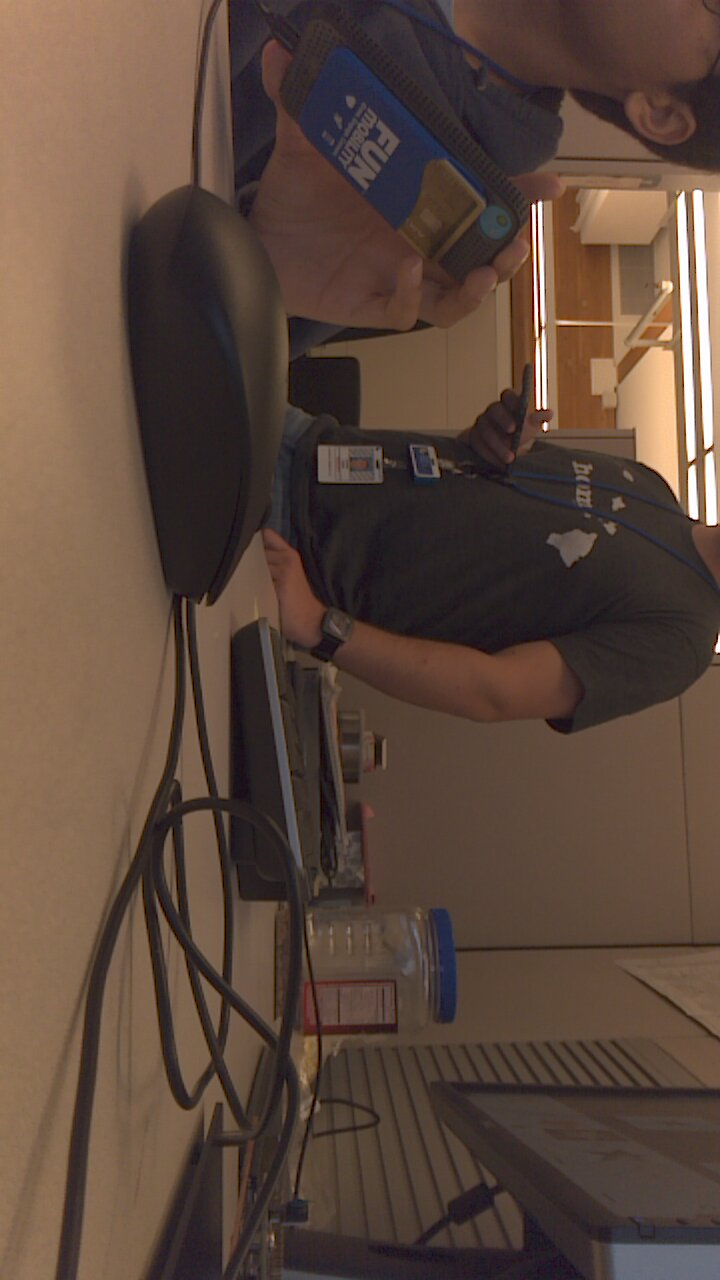
#> input picture image.jpg, 720 x 1280 px
$ python imgtotxt.py   (Python 2 division)
#> lines starting #> are read from the running program, lines starting #| are printed output that depends on the picture; after the words box and inside, x2 and y2 are one past the last pixel; in counts of white or black regions, pixels touching at a corner belong together
import numpy as np
import cv2

# Load an color image in grayscale
img = cv2.imread('image.jpg',0)
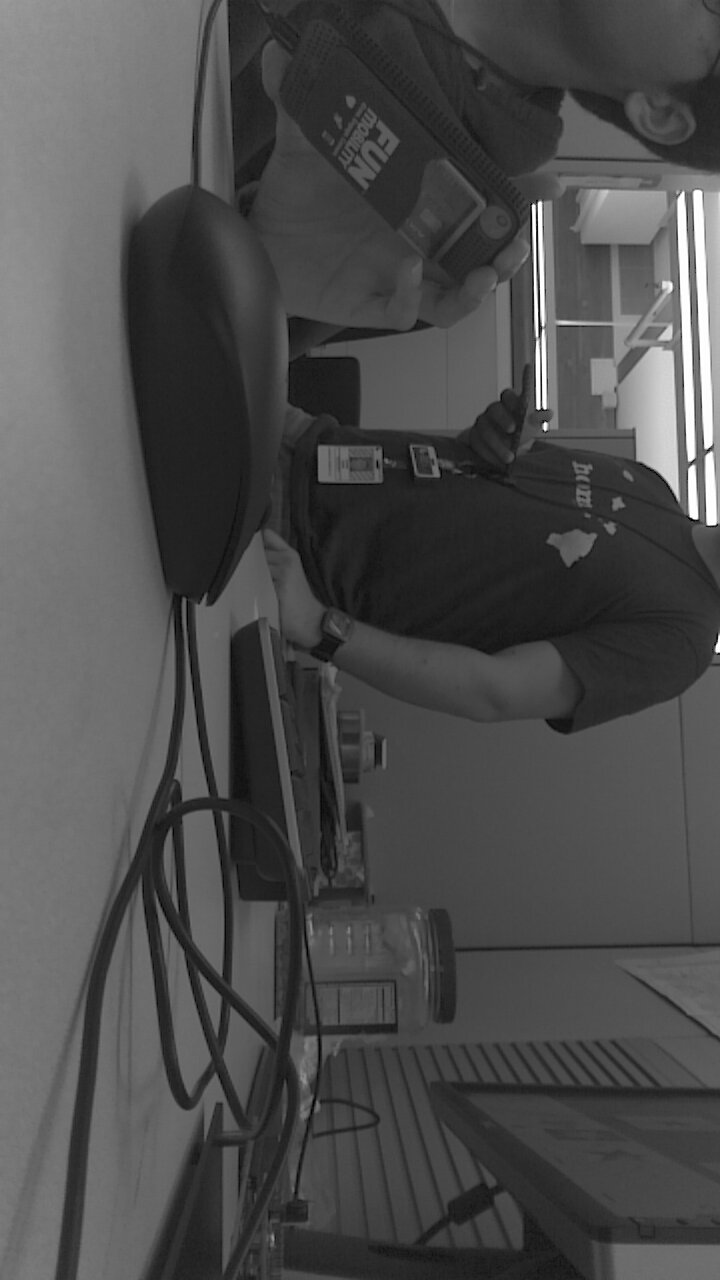
#> img: shape (1280, 720); min 0, max 255, mean 76.4

######HERE IS WHERE TO DO THINGS
## source, minval,maxval, size of sobel kernal(default 3), L2 gradient(specifies equation for magniture{default false})

edges = cv2.Canny(img,100,200)
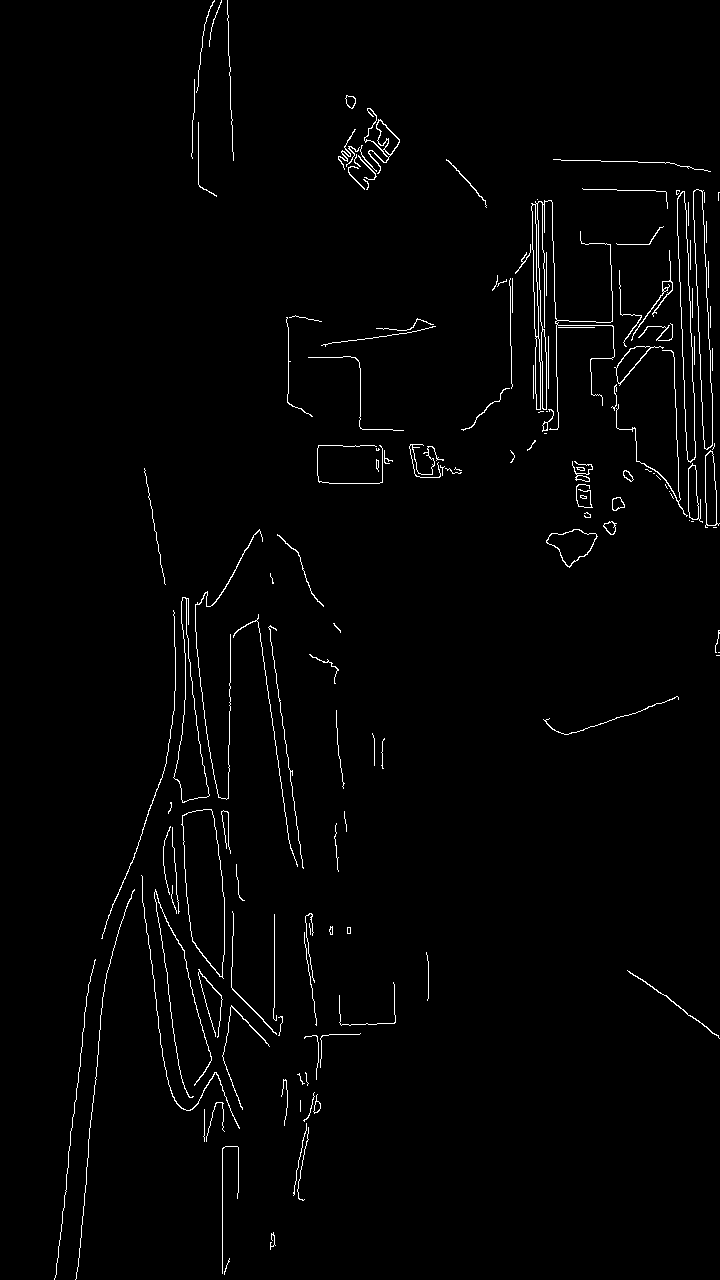
#> edges: shape (1280, 720); 1.6% white in thin lines or dots

kernel = np.ones((5,5), np.uint8)

fat = cv2.dilate(edges,kernel,iterations = 5)
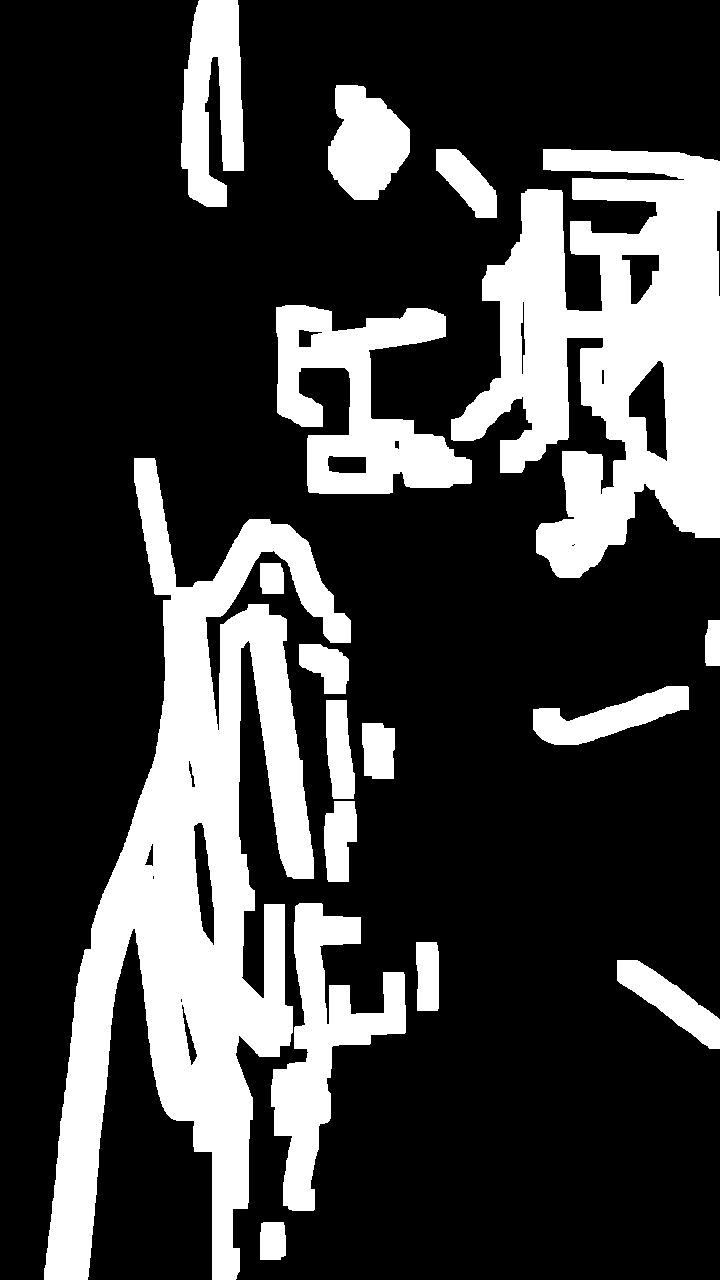
#> fat: shape (1280, 720); 25% white; 17 white regions, largest, box (x1, y1, x2, y2) and area: (44, 458, 351, 1280) 92860, (451, 149, 720, 578) 66185, (276, 305, 472, 494) 18779


######SHOW THE IMAGE
cv2.imshow('image',edges)
#destroy window on keypress
cv2.waitKey(0)
cv2.destroyAllWindows()


######SHOW THE IMAGE
cv2.imshow('image',img)
#destroy window on keypress
cv2.waitKey(0)
cv2.destroyAllWindows()


y=1
x=1

##Get size of image
size = img.shape
#> size = (1280, 720)

height = size[1]
#> height = 720
width = size[0]
#> width = 1280

rezx=256
rezy=256


##magic will happen


f = open("walls.txt", "w")
while x < width:
	while y < height:
		xy = edges[x, y]
		if xy != 0:
			f.write("(hx == " + str(x+((rezx-width)/2)) + ") & (hy == " + str(y+((rezy-height)/2)) + ") | ")

		y += 1

		#print str(x) + "/" + str(width)


	x += 1
	y=0
#> after the loop, x = 1280
f.close()

x=0
y=0
print 'done'


#####SAVE THE IMAGE
cv2.imwrite('output.jpg',edges)
